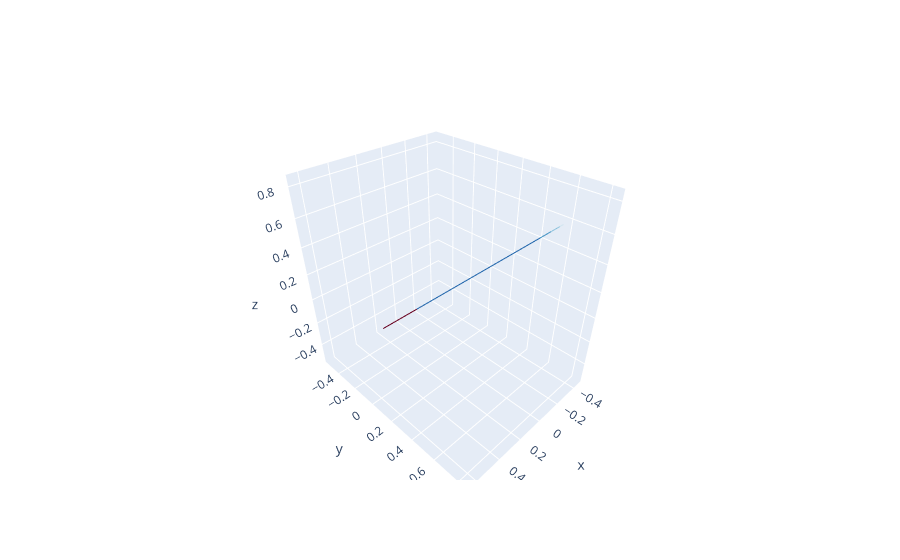

Write notebook code for a chart like this one.
### Code cell
fig = go.Figure()
num_time_points = Y.shape[-1]

color_scale = px.colors.diverging.RdBu 
for k in range(K):
    x = Y[k, 0, :]
    y = Y[k, 1, :]
    z = Y[k, 2, :]

    color_index = int(k / K * (len(color_scale) - 1))  # Scale the index to the length of the color scale

    fig.add_trace(go.Scatter3d(
        x=x,
        y=y,
        z=z,
        mode='lines',
        line=dict(color=color_scale[color_index]),
        showlegend=False
    ))

fig.show()
